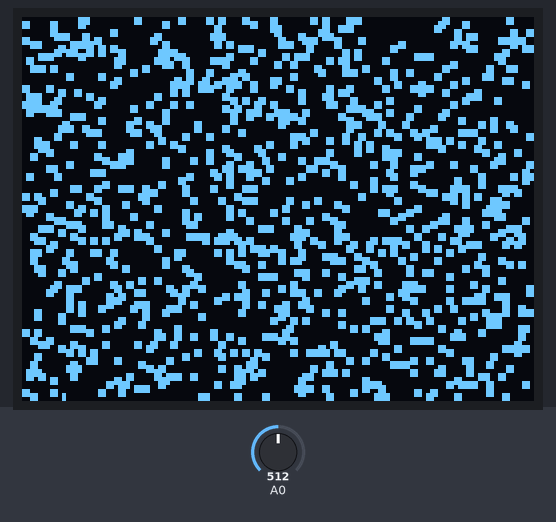
Bench run of a sketch on a simulated Arduino Uno, built with avr-gcc and run on an emulated ATmega328P. Shown: 128×96 one-colour display. The inputs (shaded band) are chosen by the test bench; at power-on: A0 = 512. Random numbers use the default seed unless the sketch sets one.

Above: at 1.2 s.
1.3 s: A0 set to 122
4.3 s: A0 set to 306
At 4.53 s:
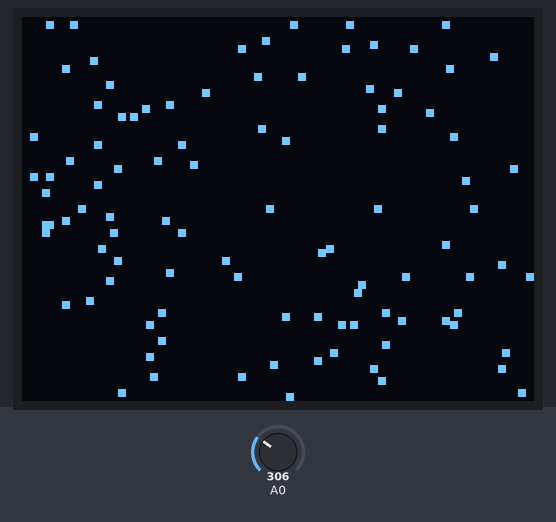
5.8 s: A0 set to 122
At 11.17 s:
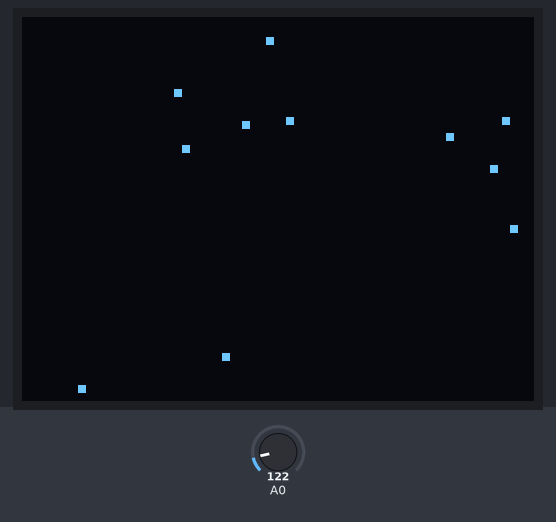
Timing chart, 0 to 12.7 s (numbered marks = the images above; inputs shaded):
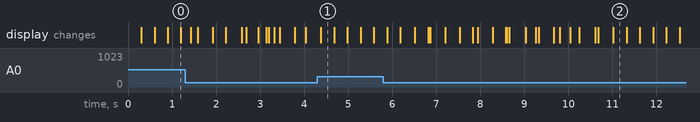

The sketch:

Random_pixels.ino
```cpp
#include <TVout.h>
TVout TV;

void setup() {
  TV.begin(PAL, 128, 96);
}

void loop() {
  int mic = analogRead(A0);

  for (int i = 0; i < 1; i++) {
    int x = random(127);
    int y = random(95);

    if (mic >= random(112, 128)) {
      TV.draw_rect(x, y, 1, 1, WHITE);
    } else {
      TV.draw_rect(x, y, 1, 1, BLACK);
      TV.clear_screen();
    }
  }
}
```
